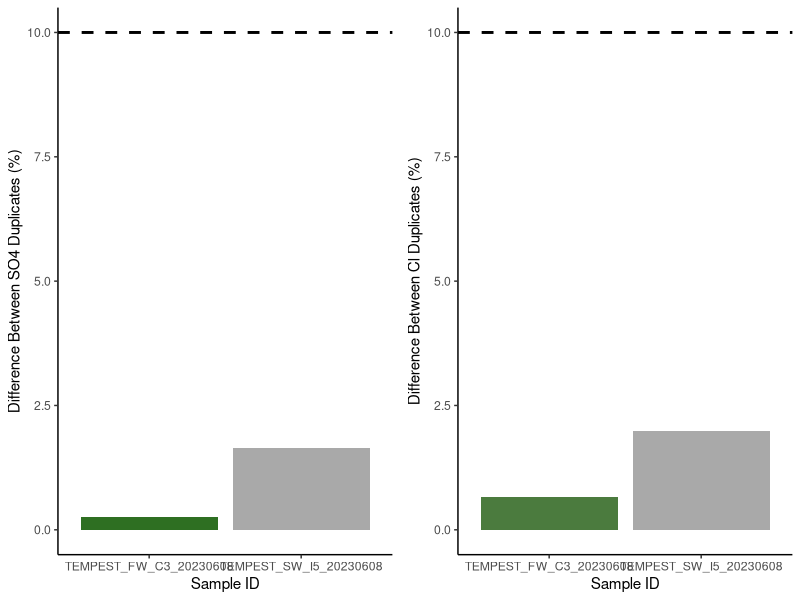
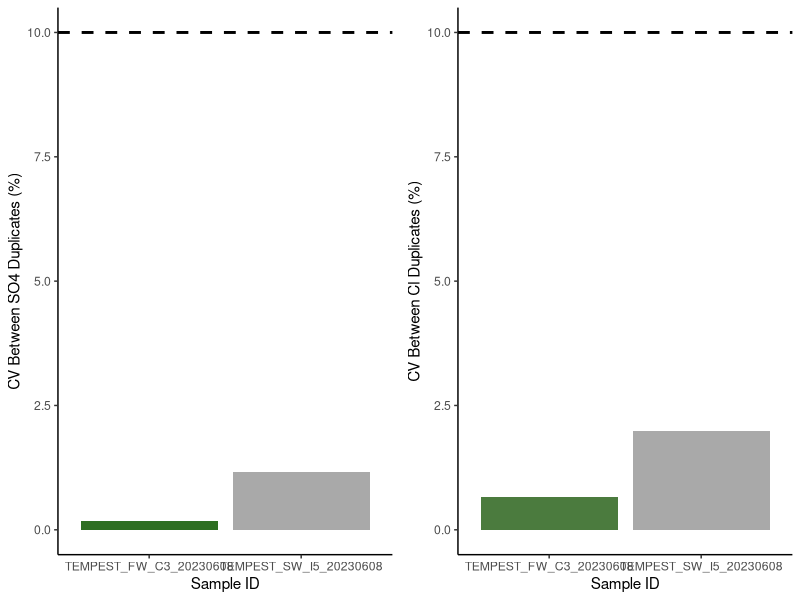
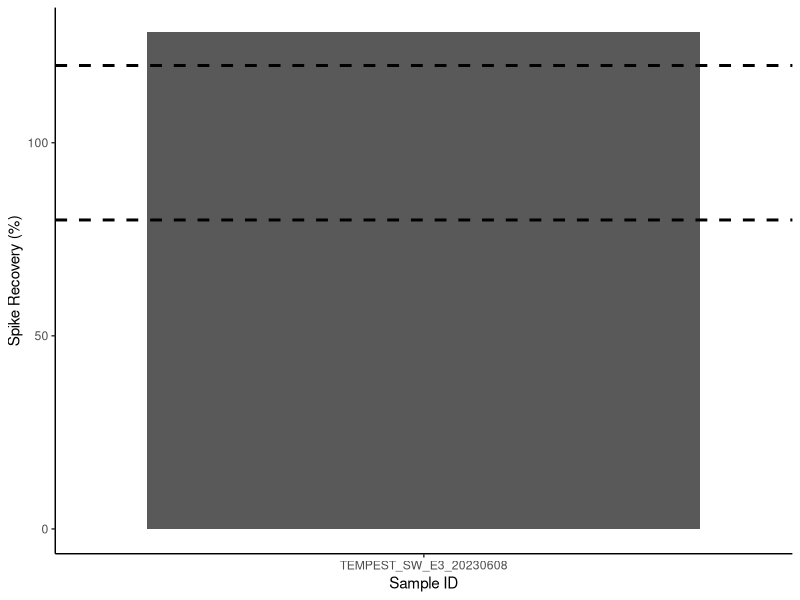
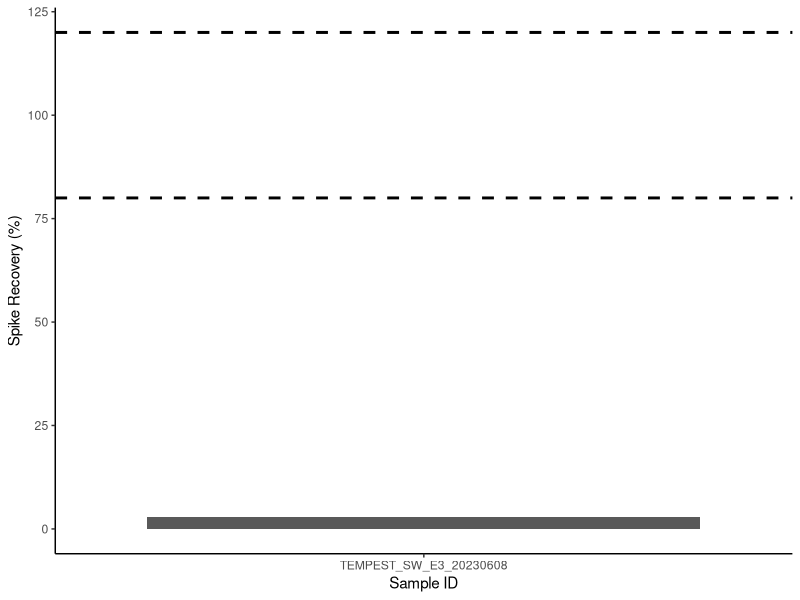

Write R code to recreate these figures, in order. (Note: this script raises an error after producing the figures.)
## ---- chunk 1
knitr::opts_chunk$set(echo = TRUE)

## Load data.table package
library(data.table)
library(ggplot2)
library(dplyr)
library(data.table)
library(matrixStats)
library(gridExtra)
library(ggpubr)
library(grid)
library(stringr)
## ---- chunk 2

# SULFATE DATA: 

## Read in raw data file from Dionex - copied and saved as a txt
Sdat <- read.table("Raw Data/COMPASS_TEMPEST_20230609_SO4.txt",sep='\t' , header=T, skip=3)
head(Sdat)

## Only keep the columns that we need 
Sdat <- Sdat[ ,c(2,5,7)] # dont need this here 
head(Sdat)

## Name the columns correctly 
colnames(Sdat) <- c( "Sample_ID", "SO4_ppm", "SO4_Area")
Sdat$Sample_ID <- as.factor(Sdat$Sample_ID)
Sdat$SO4_ppm <- as.numeric(Sdat$SO4_ppm)
Sdat$SO4_Area <- as.numeric(Sdat$SO4_Area)
Sdat <- as.data.frame(Sdat)
head(Sdat)

#Chloride data 
## Read in raw data file from Dionex - copied and saved as a txt
Cldat <- read.table("Raw Data/COMPASS_TEMPEST_20230609_Cl.txt",sep='\t' , header=T, skip=3)
head(Cldat)

## Only keep the columns that we need 
Cldat <- Cldat[ ,c(2,5,7)]
head(Cldat)

## Name the columns correctly 
colnames(Cldat) <- c( "Sample_ID", "Cl_ppm", "Cl_Area")
Cldat$Sample_ID <- as.factor(Cldat$Sample_ID)
Cldat$Cl_ppm <- as.numeric(Cldat$Cl_ppm)
Cldat$Cl_Area <- as.numeric(Cldat$Cl_Area)
Cldat <- as.data.frame(Cldat)
head(Cldat) 


## Bring the data back together: 
all_dat <- merge(Sdat, Cldat, by="Sample_ID")
head(all_dat)

## Remove empty lines 
all_dat <- all_dat[!(is.na(all_dat$Sample_ID) | all_dat$Sample_ID==""), ]
head(all_dat)

all_dat <- droplevels(all_dat[!all_dat$Sample_ID == 'Lab Blank',])
head(all_dat)

all_dat[is.na(all_dat)] <- 0

## ---- chunk 3
stds <- all_dat[grepl("Standard", all_dat$Sample_ID),]
head(stds)

stds_chk_S <- stds %>%
	group_by(Sample_ID) %>%
	summarise(mean = mean(SO4_ppm), sd = sd(SO4_ppm))
stds_chk_S$cv <- (stds_chk_S$sd/stds_chk_S$mean)*100
stds_chk_S$flag <-  ifelse(stds_chk_S$cv <2, 'YES', 'NO, rerun')
head(stds_chk_S)

stds_chk_Cl <- stds %>%
	group_by(Sample_ID) %>%
	summarise(mean = mean(Cl_ppm), sd = sd(Cl_ppm))
stds_chk_Cl$cv <- (stds_chk_Cl$sd/stds_chk_Cl$mean)*100
stds_chk_Cl$flag <-  ifelse(stds_chk_Cl$cv <2, 'YES', 'NO, rerun')
head(stds_chk_Cl)

lmS <- lm(stds$SO4_Area ~ stds$SO4_ppm)
SO4_sum <- summary(lmS)
SO4_Slope <- SO4_sum$coefficients[2, 1] 
SO4_Int <- SO4_sum$coefficients[1, 1] 


lmCl <- lm(stds$Cl_Area ~ stds$Cl_ppm)
Cl_sum <- summary(lmCl)
Cl_Slope <- Cl_sum$coefficients[2, 1] 
Cl_Int <- Cl_sum$coefficients[1, 1] 

## ---- chunk 4
#remove standards from sample dataframe
sampledat <- all_dat[!grepl("Standard", all_dat$Sample_ID),]
head(sampledat)

# Constants needed for calculations: 
clmw <- 35.45     #molecular weight of Chloride: 35.45 
smw <- 32.06      #molecular weight of sulfur: 32.06


# Convert ppm to mmol/L
sampledat$SO4_mM <- (sampledat$SO4_ppm / smw)
sampledat$Cl_mM <- (sampledat$Cl_ppm / clmw)


# Calculate Salinity 
# calculated using the Knudsen equation 
# Salinity = 0.03 + 1.8050 * Chlorinity
# Ref: A Practical Handbook of Seawater Analysis by Strickland & Parsons (P. 11)
# =((1.807*Cl_ppm)+0.026)/1000
sampledat$salinity <- ((1.8070 * sampledat$Cl_ppm) + 0.026) / 1000


head(sampledat)
## ---- chunk 5
#Show me the data that we have from the calculations 
head(sampledat)

#pull out any rows that have "dup" in the SampleID column
dups <- sampledat %>%  
  filter(str_detect(Sample_ID, "_dup"))      #have to change this to match data
head(dups)

#remove these from sample dataframe in a new dataframe
sampledat2 <- sampledat %>%  
  filter(!str_detect(Sample_ID, "_dup")) %>%  
  filter(!str_detect(Sample_ID, "_spk")) 
head(sampledat2)

#remove the dup from these IDs so we will have duplicate sample names
dups$Sample_ID<-gsub("_dup","",as.character(dups$Sample_ID))
dups <- dups[ ,-c(2:5)]
colnames(dups) <- c('Sample_ID', 'SO4_mM_dup', "Cl_mM_dup", "salinity_dup")
head(dups)

#put it back together with the old data set and look for duplicates 
QAdups <- merge(sampledat2, dups)
head(QAdups)

QAdups$SO4_dups_chk <- ((abs(QAdups$SO4_mM-QAdups$SO4_mM_dup))/((QAdups$SO4_mM+QAdups$SO4_mM_dup)/2))*100
QAdups$SO4_dups_flag <-  ifelse(QAdups$SO4_dups_chk <10, 'YES', 'NO, rerun')

QAdups$Cl_dups_chk <- ((abs(QAdups$Cl_mM-QAdups$Cl_mM_dup))/((QAdups$Cl_mM+QAdups$Cl_mM_dup)/2))*100
QAdups$Cl_dups_flag <-  ifelse(QAdups$Cl_dups_chk <10, 'YES', 'NO, rerun')

head(QAdups)

#plot dups output as a bar graph to easily check - want any over 10% to be red need to work on this 
Sdupsbar <- ggplot(data = QAdups, aes(x = Sample_ID, y = SO4_dups_chk, fill=SO4_dups_chk)) +
       geom_bar(stat = 'identity') + 
        scale_fill_gradient2(low='darkgreen', mid='darkgreen', high='darkgrey', space='Lab') + 
        theme_classic() + labs(x= "Sample ID", y="Difference Between SO4 Duplicates (%)") + 
        theme(legend.position="none") +  geom_hline(yintercept=10, linetype="dashed", 
                color = "black", size=1)


Cldupsbar <- ggplot(data = QAdups, aes(x = Sample_ID, y = Cl_dups_chk, fill=Cl_dups_chk)) +
       geom_bar(stat = 'identity') + 
        scale_fill_gradient2(low='darkgreen', mid='darkgreen', high='darkgrey', space='Lab') + 
        theme_classic() + labs(x= "Sample ID", y="Difference Between Cl Duplicates (%)") + 
        theme(legend.position="none") +  geom_hline(yintercept=10, linetype="dashed", 
                color = "black", size=1)

ggarrange(Sdupsbar, Cldupsbar,ncol=2, nrow=1)

#check for percent of no, reruns to see if it  would warrant reruns 
Perc_dups <- QAdups %>% 
  group_by(SO4_dups_flag) %>%
  summarise(S_no_rows = length(SO4_dups_flag)) 
Perc_dups1 <- QAdups %>% 
  group_by(Cl_dups_flag) %>%
  summarise(Cl_no_rows = length(Cl_dups_flag))
colnames(Perc_dups) <- c("Flag", "S_no_rows")
colnames(Perc_dups1) <- c("Flag", "Cl_no_rows")
Perc_dups2 <- cbind(Perc_dups, Perc_dups1)

Perc_dups2$Total <- length(QAdups$SO4_dups_flag)
Perc_dups2$S_Percent <- (Perc_dups2$S_no_rows / Perc_dups2$Total)*100
Perc_dups2$Cl_Percent <- (Perc_dups2$Cl_no_rows / Perc_dups2$Total)*100
head(Perc_dups2)


## ---- chunk 6
#the cv 
# calculate the sd bewteen the two duplicates then divide by the mean and multiply by 100 

df2 <- as.data.frame(QAdups$SO4_mM)
df2$dups <- QAdups$SO4_mM_dup

df2$sds <- apply(df2,1,sd)

QAdups$SO4_dups_cv <- (df2$sds)/((QAdups$SO4_mM+QAdups$SO4_mM_dup)/2) * 100
QAdups$SO4_dups_cv_flag <-  ifelse(QAdups$SO4_dups_cv <11, 'YES', 'NO, rerun')

head(QAdups)

#plot dups output as a bar graph to easily check - want any over 10% to be red need to work on this 
Sdupsbar <- ggplot(data = QAdups, aes(x = Sample_ID, y = SO4_dups_cv, fill=SO4_dups_chk)) +
       geom_bar(stat = 'identity') + 
        scale_fill_gradient2(low='darkgreen', mid='darkgreen', high='darkgrey', space='Lab') + 
        theme_classic() + labs(x= "Sample ID", y="CV Between SO4 Duplicates (%)") + 
        theme(legend.position="none") +  geom_hline(yintercept=10, linetype="dashed", 
                color = "black", size=1)


Cldupsbar <- ggplot(data = QAdups, aes(x = Sample_ID, y = Cl_dups_chk, fill=Cl_dups_chk)) +
       geom_bar(stat = 'identity') + 
        scale_fill_gradient2(low='darkgreen', mid='darkgreen', high='darkgrey', space='Lab') + 
        theme_classic() + labs(x= "Sample ID", y="CV Between Cl Duplicates (%)") + 
        theme(legend.position="none") +  geom_hline(yintercept=10, linetype="dashed", 
                color = "black", size=1)

ggarrange(Sdupsbar, Cldupsbar,ncol=2, nrow=1)

#check for percent of no, reruns to see if it  would warrant reruns 
Perc_dups <- QAdups %>% 
  group_by(SO4_dups_flag) %>%
  summarise(S_no_rows = length(SO4_dups_flag)) 
Perc_dups1 <- QAdups %>% 
  group_by(Cl_dups_flag) %>%
  summarise(Cl_no_rows = length(Cl_dups_flag))
colnames(Perc_dups) <- c("Flag", "S_no_rows")
colnames(Perc_dups1) <- c("Flag", "Cl_no_rows")
Perc_dups2 <- cbind(Perc_dups, Perc_dups1)

Perc_dups2$Total <- length(QAdups$SO4_dups_flag)
Perc_dups2$S_Percent <- (Perc_dups2$S_no_rows / Perc_dups2$Total)*100
Perc_dups2$Cl_Percent <- (Perc_dups2$Cl_no_rows / Perc_dups2$Total)*100
head(Perc_dups2)


## ---- chunk 7
#Show me the data that we have from the calculations 
head(sampledat)

#pull out any rows that have "spk" in the SampleID column
spks <- sampledat %>%  
  filter(str_detect(Sample_ID, "spk"))      #have to change this to match data
head(spks)

#remove the dup from these IDs so we will have duplicate sample names
spks$Sample_ID<-gsub("_spk","",as.character(spks$Sample_ID))
spks <- spks[ ,-c(2,3,4 ,5, 7,8)]
colnames(spks) <- c('Sample_ID', 'SO4_mM_spk')
head(spks)

#put it back together with the old data set and look for duplicates 
QAspks <- merge(sampledat, spks)
head(QAspks)

#now we need to calculate the spike concentration and calculate the spike recovery
spkconc <- (250/smw)    # in mM
spkvol <- 10             # in uL
spkvol <- spkvol/1000000 
#spike for these samples was 10uL of the 250mM standard
QAspks$SO4_spk_Conc <- (spkconc)*spkvol         # mmoles of SO4 
head(QAspks)

#need to determine dilution factors and initial amount of sample added
#if your samples are all the same dilution just use the first line 
#for Steph / COMPASS this depends on the site so... 
QAspks$Dilution <- 1
QAspks$Dilution <-  ifelse(str_detect(QAspks$Sample_ID, "MSM_UP"), 50, QAspks$Dilution)
QAspks$Dilution <-  ifelse(str_detect(QAspks$Sample_ID, "MSM_TR"), 50, QAspks$Dilution)
QAspks$Dilution <-  ifelse(str_detect(QAspks$Sample_ID, "MSM_WC"), 100, QAspks$Dilution)
QAspks$Dilution <-  ifelse(str_detect(QAspks$Sample_ID, "GCrew_UP"), 50, QAspks$Dilution)
QAspks$Dilution <-  ifelse(str_detect(QAspks$Sample_ID, "GCrew_TR"), 50, QAspks$Dilution)
QAspks$Dilution <-  ifelse(str_detect(QAspks$Sample_ID, "GCrew_WC"), 100, QAspks$Dilution)
QAspks$Dilution <-  ifelse(str_detect(QAspks$Sample_ID, "GWI_UP"), 100, QAspks$Dilution)
QAspks$Dilution <-  ifelse(str_detect(QAspks$Sample_ID, "GWI_TR"), 100, QAspks$Dilution)
QAspks$Dilution <-  ifelse(str_detect(QAspks$Sample_ID, "GWI_WC"), 200, QAspks$Dilution)
#QAspks$Dilution <-  ifelse(str_detect(QAspks$Sample_ID, "SWH_UP"), 100, QAspks$Dilution)
#QAspks$Dilution <-  ifelse(str_detect(QAspks$Sample_ID, "SWH_TR"), 100, QAspks$Dilution)
#QAspks$Dilution <-  ifelse(str_detect(QAspks$Sample_ID, "SWH_WC"), 100, QAspks$Dilution)

#Set Sample volumes in uL 
QAspks$SampleVol <- 1
QAspks$SampleVol <-  ifelse(str_detect(QAspks$Sample_ID, "MSM_UP"), 1501, QAspks$SampleVol)
QAspks$SampleVol <-  ifelse(str_detect(QAspks$Sample_ID, "MSM_TR"), 1501, QAspks$SampleVol)
QAspks$SampleVol <-  ifelse(str_detect(QAspks$Sample_ID, "MSM_WC"), 1475, QAspks$SampleVol)
QAspks$SampleVol <-  ifelse(str_detect(QAspks$Sample_ID, "GCrew_UP"), 1501, QAspks$SampleVol)
QAspks$SampleVol <-  ifelse(str_detect(QAspks$Sample_ID, "GCrew_TR"), 1501, QAspks$SampleVol)
QAspks$SampleVol <-  ifelse(str_detect(QAspks$Sample_ID, "GCrew_WC"), 1475, QAspks$SampleVol)
QAspks$SampleVol <-  ifelse(str_detect(QAspks$Sample_ID, "GWI_UP"), 1475, QAspks$SampleVol)
QAspks$SampleVol <-  ifelse(str_detect(QAspks$Sample_ID, "GWI_TR"), 1475, QAspks$SampleVol)
QAspks$SampleVol <-  ifelse(str_detect(QAspks$Sample_ID, "GWI_WC"), 1462, QAspks$SampleVol)
#QAspks$SampleVol <-  ifelse(str_detect(QAspks$Sample_ID, "SWH_UP"), 100, QAspks$SampleVol)
#QAspks$SampleVol <-  ifelse(str_detect(QAspks$Sample_ID, "SWH_TR"), 100, QAspks$SampleVol)
#QAspks$SampleVol <-  ifelse(str_detect(QAspks$Sample_ID, "SWH_WC"), 100, QAspks$SampleVol)

#change sample volume to L 
QAspks$SampleVol <- QAspks$SampleVol/1000000
head(QAspks)

#gives us the total SO4 in the sample in mmoles
QAspks$SO4_Total_unspkd <- (QAspks$SO4_mM/QAspks$Dilution)*(QAspks$SampleVol) 

##total SO4 in spiked sample in mmoles
QAspks$SO4_Total_spkd <- (QAspks$SO4_mM_spk/QAspks$Dilution)*(QAspks$SampleVol+spkvol) 

QAspks$SO4_expctd_spkd <-  (QAspks$SO4_Total_unspkd + QAspks$SO4_spk_Conc)
QAspks$spk_recovery <-    (QAspks$SO4_Total_spkd/QAspks$SO4_expctd_spkd)*100
QAspks$SO4_spks_flag <-  ifelse(QAspks$spk_recovery <=120 & QAspks$spk_recovery >=80 , 'YES', 'NO, rerun')  #fix 

head(QAspks)

#plot spk recoveries output as a bar graph to easily check - want any over 10% to be red need to work on this 
spksbar <- ggplot(data = QAspks, aes(x = Sample_ID, y = spk_recovery)) +
        geom_bar(stat = 'identity') + 
        scale_fill_manual(values=c("lightblue4")) + 
        theme_classic() + labs(x= "Sample ID", y="Spike Recovery (%)") + 
        theme(legend.position="none") +  
        geom_hline(yintercept=80, linetype="dashed", color = "black", size=1) + 
        geom_hline(yintercept=120, linetype="dashed", color = "black", size=1)

spksbar



#check for percent of no, reruns to see if it  would warrant reruns 
Perc_spks <- QAspks %>% 
  group_by(SO4_spks_flag) %>%
  summarise(no_rows = length(SO4_spks_flag)) 
Perc_spks$Total <- length(QAspks$SO4_spks_flag)
Perc_spks$Percent <- (Perc_spks$no_rows / Perc_spks$Total)*100
head(Perc_spks)

## ---- chunk 8
#Show me the data that we have from the calculations 
head(sampledat)

#now use area of all samples and calculate undilution corrected concentrations in ug/mL
sampledat$SO4_ugmL <- ((sampledat$SO4_Area)-SO4_Int)/SO4_Slope
sampledat$Cl_ugmL <- (sampledat$Cl_Area-Cl_Int)/Cl_Slope
head(sampledat)

#pull out any rows that have "spk" in the SampleID column
spks <- sampledat %>%  
  filter(str_detect(Sample_ID, "spk"))      #have to change this to match data
head(spks)

## Only keep the columns that we need 
spks <- spks[ ,c(1,9,10)] # dont need this here 
head(spks)

#remove the spk from these IDs so we will have duplicate sample names
spks$Sample_ID<-gsub("_spk","",as.character(spks$Sample_ID))
spks <- spks[ ,c(1,2)]
colnames(spks) <- c('Sample_ID', 'SO4_ugmL_spk')
head(spks)

#put it back together with the old data set and look for duplicates 
QAspks <- merge(sampledat, spks)
head(QAspks)

#now we need to calculate the spike concentration and calculate the spike recovery
spkconc <- (250)    # in ug
spkvol <- 10             # in uL
spkvol <- spkvol/1000 
#spike for these samples was 10uL of the 250mM standard
QAspks$SO4_spk_Conc <- (spkconc)*spkvol         # mmoles of SO4 
head(QAspks)

#need to determine dilution factors and initial amount of sample added
#if your samples are all the same dilution just use the first line 
#for Steph / COMPASS this depends on the site so... 
#QAspks$Dilution <- 1
#QAspks$Dilution <-  ifelse(str_detect(QAspks$Sample_ID, "MSM_UP"), 50, QAspks$Dilution)
#$Dilution <-  ifelse(str_detect(QAspks$Sample_ID, "MSM_TR"), 50, QAspks$Dilution)
#QAspks$Dilution <-  ifelse(str_detect(QAspks$Sample_ID, "MSM_WC"), 100, QAspks$Dilution)
#$Dilution <-  ifelse(str_detect(QAspks$Sample_ID, "GCrew_UP"), 50, QAspks$Dilution)
#QAspks$Dilution <-  ifelse(str_detect(QAspks$Sample_ID, "GCrew_TR"), 50, QAspks$Dilution)
#QAspks$Dilution <-  ifelse(str_detect(QAspks$Sample_ID, "GCrew_WC"), 100, QAspks$Dilution)
#QAspks$Dilution <-  ifelse(str_detect(QAspks$Sample_ID, "GWI_UP"), 100, QAspks$Dilution)
#$Dilution <-  ifelse(str_detect(QAspks$Sample_ID, "GWI_TR"), 100, QAspks$Dilution)
#QAspks$Dilution <-  ifelse(str_detect(QAspks$Sample_ID, "GWI_WC"), 200, QAspks$Dilution)
#QAspks$Dilution <-  ifelse(str_detect(QAspks$Sample_ID, "SWH_UP"), 100, QAspks$Dilution)
#QAspks$Dilution <-  ifelse(str_detect(QAspks$Sample_ID, "SWH_TR"), 100, QAspks$Dilution)
#QAspks$Dilution <-  ifelse(str_detect(QAspks$Sample_ID, "SWH_WC"), 100, QAspks$Dilution)

#Set Sample volumes in uL 
QAspks$SampleVol <- 1
QAspks$SampleVol <-  ifelse(str_detect(QAspks$Sample_ID, "MSM_UP"), 1501, QAspks$SampleVol)
QAspks$SampleVol <-  ifelse(str_detect(QAspks$Sample_ID, "MSM_TR"), 1501, QAspks$SampleVol)
QAspks$SampleVol <-  ifelse(str_detect(QAspks$Sample_ID, "MSM_WC"), 1475, QAspks$SampleVol)
QAspks$SampleVol <-  ifelse(str_detect(QAspks$Sample_ID, "MSM_PPR_UP"), 1501, QAspks$SampleVol)
QAspks$SampleVol <-  ifelse(str_detect(QAspks$Sample_ID, "MSM_PPR_TR"), 1501, QAspks$SampleVol)
QAspks$SampleVol <-  ifelse(str_detect(QAspks$Sample_ID, "MSM_PPR_WC"), 1475, QAspks$SampleVol)
QAspks$SampleVol <-  ifelse(str_detect(QAspks$Sample_ID, "GCrew_UP"), 1501, QAspks$SampleVol)
QAspks$SampleVol <-  ifelse(str_detect(QAspks$Sample_ID, "GCrew_TR"), 1501, QAspks$SampleVol)
QAspks$SampleVol <-  ifelse(str_detect(QAspks$Sample_ID, "GCrew_WC"), 1475, QAspks$SampleVol)
QAspks$SampleVol <-  ifelse(str_detect(QAspks$Sample_ID, "GWI_UP"), 1475, QAspks$SampleVol)
QAspks$SampleVol <-  ifelse(str_detect(QAspks$Sample_ID, "GWI_TR"), 1475, QAspks$SampleVol)
QAspks$SampleVol <-  ifelse(str_detect(QAspks$Sample_ID, "GWI_WC"), 1462, QAspks$SampleVol)
QAspks$SampleVol <-  ifelse(str_detect(QAspks$Sample_ID, "SWH_UP"), 100, QAspks$SampleVol)
QAspks$SampleVol <-  ifelse(str_detect(QAspks$Sample_ID, "SWH_TR"), 100, QAspks$SampleVol)
QAspks$SampleVol <-  ifelse(str_detect(QAspks$Sample_ID, "SWH_WC"), 100, QAspks$SampleVol)

#change sample volume to L 
QAspks$SampleVol <- QAspks$SampleVol/1000
head(QAspks)

#gives us the total SO4 in the sample in mmoles
QAspks$SO4_Total_unspkd <- QAspks$SO4_ugmL*QAspks$SampleVol

##total SO4 in spiked sample in mmoles
QAspks$SO4_Total_spkd <- (QAspks$SO4_ugmL_spk)*(QAspks$SampleVol+spkvol) 

QAspks$SO4_expctd_spkd <-  (QAspks$SO4_Total_unspkd + QAspks$SO4_spk_Conc)
QAspks$spk_recovery <-    (QAspks$SO4_Total_spkd/QAspks$SO4_expctd_spkd)*100
QAspks$SO4_spks_flag <-  ifelse(QAspks$spk_recovery <=120 & QAspks$spk_recovery >=80 , 'YES', 'NO, rerun')  #fix 

head(QAspks)

#plot spk recoveries output as a bar graph to easily check - want any over 10% to be red need to work on this 
spksbar <- ggplot(data = QAspks, aes(x = Sample_ID, y = spk_recovery)) +
        geom_bar(stat = 'identity') + 
        scale_fill_manual(values=c("lightblue4")) + 
        theme_classic() + labs(x= "Sample ID", y="Spike Recovery (%)") + 
        theme(legend.position="none") +  
        geom_hline(yintercept=80, linetype="dashed", color = "black", size=1) + 
        geom_hline(yintercept=120, linetype="dashed", color = "black", size=1)

spksbar



#check for percent of no, reruns to see if it  would warrant reruns 
Perc_spks <- QAspks %>% 
  group_by(SO4_spks_flag) %>%
  summarise(no_rows = length(SO4_spks_flag)) 
Perc_spks$Total <- length(QAspks$SO4_spks_flag)
Perc_spks$Percent <- (Perc_spks$no_rows / Perc_spks$Total)*100
head(Perc_spks)

## ---- chunk 9
#for steph <- pull out identifiers of the sample names 
#pull the sample ID and separate it by the underscores 
IDs <- data.frame(do.call('rbind', strsplit(as.character(sampledat2$Sample_ID),'_',fixed=TRUE)))
colnames(IDs) <- c("Project" , "Plot","Grid", "Date")
head(IDs)

#rejoin them to the dataframe
alldat <- cbind(IDs, sampledat2)
head(alldat)

## ---- chunk 10

write.csv(alldat, file="Processed Data/COMPASS_TEMPEST_Dionex_ClSo4_Final_20230609.csv")           #Change file name


